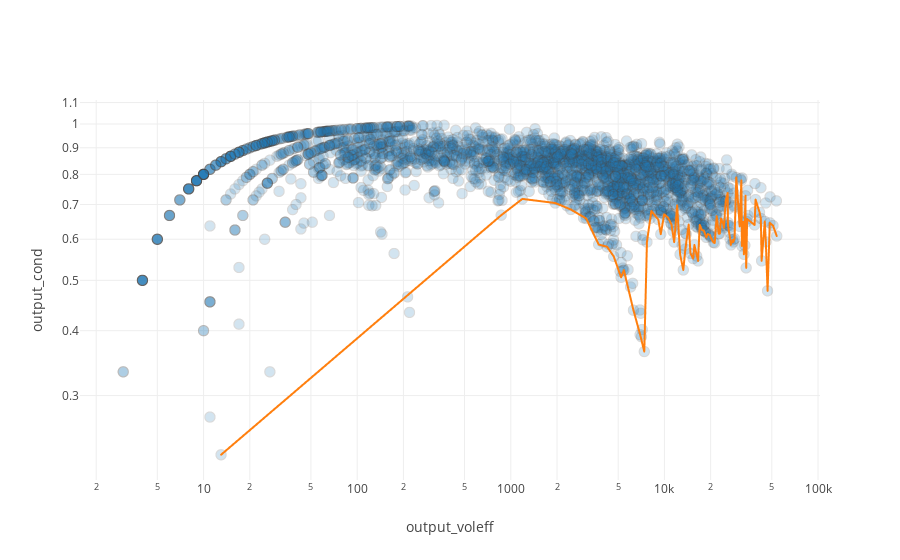
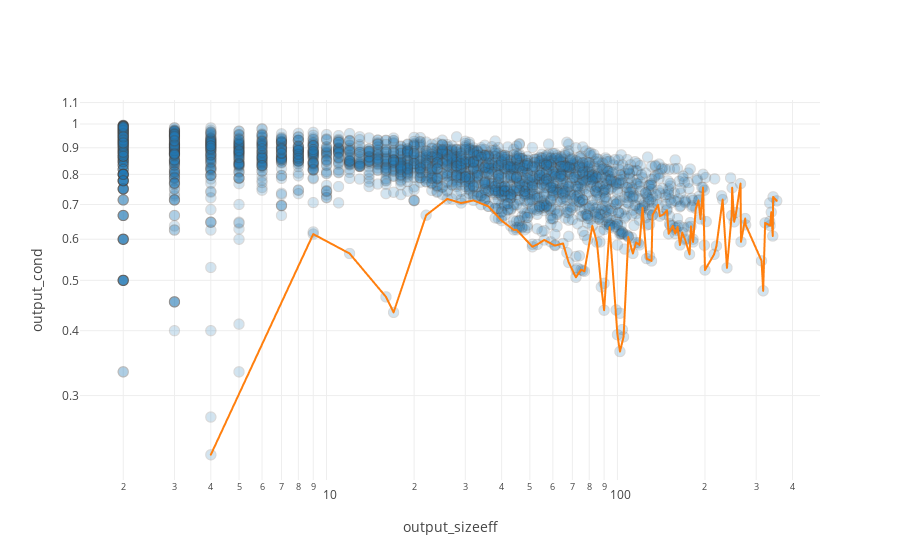
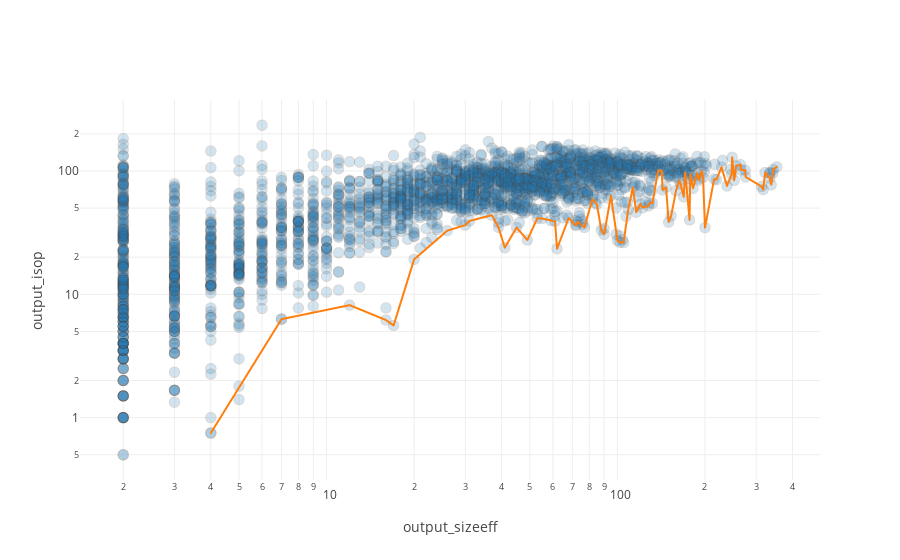

Write notebook code for charts like these, in order.
### Code cell
ncp_plots = NCPPlots(ncp_instance)
fig1 = ncp_plots.cond_by_vol_itrv(alpha=0.2)
fig2 = ncp_plots.cond_by_size_itrv(alpha=0.2)
fig3 = ncp_plots.isop_by_size_itrv(alpha=0.2)

### Figure 1 — Plotly figure (JSON) as saved in the notebook; plotly's stock layout.template omitted (floating-point values rounded to 4 significant figures; data arrays with more than 128 entries replaced by an {"elided": "..."} marker saying what was removed)
{"data": [{"marker": {"line": {"width": 1}, "opacity": 0.2, "size": 10}, "mode": "markers", "name": "Points", "text": {"elided": "2579 str values"}, "type": "scattergl", "x": {"elided": "2579 int values"}, "y": {"elided": "2579 float values"}}, {"mode": "lines", "name": "Line", "text": ["index: 1858", "index: 43", "index: 748", "index: 282", "index: 845", "index: 2401", "index: 1168", "index: 1754", "index: 1213", "index: 2280", "index: 1818", "index: 1716", "index: 946", "index: 589", "index: 1291", "index: 723", "index: 1396", "index: 358", "index: 1100", "index: 1676", "index: 1250", "index: 2491", "index: 1230", "index: 1813", "index: 350", "index: 2012", "index: 1572", "index: 100", "index: 2478", "index: 2002", "index: 2249", "index: 2454", "index: 1299", "index: 1783", "index: 1020", "index: 1645", "index: 539", "index: 2318", "index: 2143", "index: 422", "index: 1819", "index: 189", "index: 1584", "index: 1538", "index: 1836", "index: 731", "index: 574", "index: 260", "index: 776", "index: 1186", "index: 895", "index: 1941", "index: 1962", "index: 512", "index: 959", "index: 1151", "index: 831", "index: 836", "index: 2205", "index: 1832", "index: 1433", "index: 1890", "index: 1897", "index: 2237", "index: 1005", "index: 1549", "index: 2221", "index: 1559", "index: 1675", "index: 2056", "index: 2133", "index: 2031", "index: 1733", "index: 1761"], "type": "scattergl", "x": [13, 866, 1189, 1949, 2459, 3096, 3731, 4236, 4676, 5223, 5445, 6285, 6952, 7394, 7695, 8221, 9125, 9467, 9964, 10568, 11108, 11576, 12102, 12651, 13267, 13691, 14383, 14783, 15394, 15677, 16555, 16971, 17616, 18015, 18746, 19151, 19828, 19955, 20831, 21248, 21891, 22568, 22952, 23373, 24148, 24376, 25067, 25803, 25924, 26791, 27091, 27952, 28062, 28618, 29365, 30890, 31687, 31934, 32591, 32926, 33723, 34067, 34544, 38625, 39201, 41651, 42437, 42923, 45017, 45707, 46933, 48522, 50900, 53858], "y": [0.2308, 0.6674, 0.7174, 0.7045, 0.6844, 0.6576, 0.5862, 0.5803, 0.556, 0.5068, 0.5232, 0.438, 0.393, 0.3646, 0.5925, 0.6798, 0.6546, 0.6136, 0.67, 0.6601, 0.641, 0.5924, 0.6974, 0.5611, 0.5235, 0.5743, 0.6403, 0.5633, 0.5506, 0.585, 0.5449, 0.6394, 0.6243, 0.624, 0.6049, 0.6142, 0.6109, 0.6062, 0.5916, 0.5901, 0.6646, 0.6148, 0.6152, 0.6576, 0.6431, 0.6313, 0.7119, 0.7365, 0.6383, 0.6002, 0.585, 0.5986, 0.5928, 0.6014, 0.7888, 0.6352, 0.7786, 0.5824, 0.6483, 0.5612, 0.7274, 0.5285, 0.6564, 0.6392, 0.7153, 0.6759, 0.6577, 0.5453, 0.6492, 0.5931, 0.4773, 0.6452, 0.6374, 0.6086]}], "layout": {"showlegend": false, "xaxis": {"autorange": true, "title": "output_voleff", "type": "log"}, "yaxis": {"autorange": true, "title": "output_cond", "type": "log"}}}

### Figure 2 — Plotly figure (JSON) as saved in the notebook; plotly's stock layout.template omitted (floating-point values rounded to 4 significant figures; data arrays with more than 128 entries replaced by an {"elided": "..."} marker saying what was removed)
{"data": [{"marker": {"line": {"width": 1}, "opacity": 0.2, "size": 10}, "mode": "markers", "name": "Points", "text": {"elided": "2579 str values"}, "type": "scattergl", "x": {"elided": "2579 int values"}, "y": {"elided": "2579 float values"}}, {"mode": "lines", "name": "Line", "text": ["index: 1858", "index: 1281", "index: 1170", "index: 969", "index: 1216", "index: 43", "index: 748", "index: 282", "index: 1183", "index: 228", "index: 1472", "index: 1340", "index: 161", "index: 1754", "index: 1168", "index: 942", "index: 2151", "index: 666", "index: 2459", "index: 2280", "index: 1141", "index: 765", "index: 1899", "index: 1291", "index: 257", "index: 1716", "index: 771", "index: 946", "index: 589", "index: 2175", "index: 2318", "index: 100", "index: 2143", "index: 2002", "index: 1288", "index: 2478", "index: 2249", "index: 1346", "index: 1869", "index: 1819", "index: 2466", "index: 400", "index: 189", "index: 1767", "index: 1584", "index: 2084", "index: 895", "index: 2568", "index: 1941", "index: 1813", "index: 1151", "index: 1962", "index: 2577", "index: 177", "index: 1897", "index: 1551", "index: 350", "index: 1832", "index: 836", "index: 1005", "index: 1890", "index: 1845", "index: 1617", "index: 2205", "index: 1549", "index: 349", "index: 2056", "index: 2221", "index: 2237", "index: 1559", "index: 2133", "index: 2031", "index: 1733", "index: 2487", "index: 1761", "index: 2136", "index: 306"], "type": "scattergl", "x": [4, 9, 12, 16, 17, 22, 26, 29, 32, 36, 40, 44, 45, 51, 53, 56, 61, 65, 68, 72, 75, 77, 82, 85, 88, 90, 94, 100, 102, 105, 109, 113, 116, 119, 122, 126, 131, 132, 138, 140, 144, 148, 150, 155, 158, 161, 164, 167, 171, 177, 179, 182, 186, 190, 193, 197, 200, 215, 219, 230, 238, 247, 248, 252, 256, 265, 266, 275, 276, 313, 317, 322, 335, 338, 342, 343, 353], "y": [0.2308, 0.6138, 0.5632, 0.4648, 0.4338, 0.6674, 0.7174, 0.7045, 0.7125, 0.6942, 0.6515, 0.6256, 0.6256, 0.5803, 0.5862, 0.5979, 0.5834, 0.5889, 0.5412, 0.5068, 0.5243, 0.5205, 0.6366, 0.5925, 0.4857, 0.438, 0.6326, 0.393, 0.3646, 0.3894, 0.6062, 0.5633, 0.5916, 0.585, 0.6897, 0.5506, 0.5449, 0.6673, 0.6989, 0.6646, 0.6699, 0.6822, 0.6148, 0.6369, 0.6152, 0.6334, 0.585, 0.6181, 0.5986, 0.5611, 0.6352, 0.5928, 0.6878, 0.7127, 0.6564, 0.7547, 0.5235, 0.5612, 0.5824, 0.7153, 0.5285, 0.6666, 0.754, 0.6483, 0.6759, 0.7678, 0.5931, 0.6577, 0.6392, 0.5453, 0.4773, 0.6452, 0.6374, 0.6765, 0.6086, 0.724, 0.7113]}], "layout": {"showlegend": false, "xaxis": {"autorange": true, "title": "output_sizeeff", "type": "log"}, "yaxis": {"autorange": true, "title": "output_cond", "type": "log"}}}

### Figure 3 — Plotly figure (JSON) as saved in the notebook; plotly's stock layout.template omitted (floating-point values rounded to 4 significant figures; data arrays with more than 128 entries replaced by an {"elided": "..."} marker saying what was removed)
{"data": [{"marker": {"line": {"width": 1}, "opacity": 0.2, "size": 10}, "mode": "markers", "name": "Points", "text": {"elided": "2579 str values"}, "type": "scattergl", "x": {"elided": "2579 int values"}, "y": {"elided": "2579 float values"}}, {"mode": "lines", "name": "Line", "text": ["index: 1858", "index: 976", "index: 1170", "index: 969", "index: 1216", "index: 1042", "index: 748", "index: 1319", "index: 1297", "index: 2170", "index: 1497", "index: 84", "index: 1631", "index: 1838", "index: 1168", "index: 57", "index: 710", "index: 1043", "index: 2459", "index: 1213", "index: 1642", "index: 765", "index: 1965", "index: 1291", "index: 257", "index: 1716", "index: 41", "index: 946", "index: 589", "index: 2175", "index: 1937", "index: 100", "index: 993", "index: 498", "index: 2286", "index: 1100", "index: 1250", "index: 1079", "index: 1869", "index: 1137", "index: 199", "index: 1667", "index: 1263", "index: 819", "index: 1299", "index: 2503", "index: 1363", "index: 269", "index: 1941", "index: 1813", "index: 2367", "index: 1928", "index: 1441", "index: 1571", "index: 2168", "index: 1551", "index: 350", "index: 1832", "index: 836", "index: 1433", "index: 1890", "index: 1845", "index: 1617", "index: 2205", "index: 1549", "index: 349", "index: 2056", "index: 2221", "index: 2237", "index: 1559", "index: 2133", "index: 2031", "index: 1675", "index: 2487", "index: 1761", "index: 2136", "index: 306"], "type": "scattergl", "x": [4, 7, 12, 16, 17, 20, 26, 30, 31, 37, 39, 41, 45, 49, 53, 55, 61, 62, 68, 72, 73, 77, 82, 85, 88, 90, 95, 100, 102, 105, 109, 113, 116, 120, 122, 128, 129, 132, 138, 142, 143, 147, 150, 153, 159, 163, 165, 169, 171, 177, 178, 182, 188, 191, 195, 197, 200, 215, 219, 228, 238, 247, 248, 252, 256, 265, 266, 275, 276, 313, 317, 322, 334, 338, 342, 343, 353], "y": [0.75, 6.286, 8.167, 6.188, 5.588, 19.2, 32.81, 36.43, 39.32, 43.81, 34.95, 23.85, 34.8, 27.51, 41.26, 41.2, 39.02, 23.4, 41.63, 36.11, 38.75, 34.84, 59.18, 53.64, 33.25, 30.59, 62.94, 27.32, 26.43, 26.25, 48.92, 73.69, 46.28, 54.13, 50.27, 52.16, 55.19, 54.75, 101.0, 100.4, 70.17, 73.81, 38.46, 43.22, 69.17, 83.33, 78.19, 61.66, 97.85, 40.11, 94.18, 72.38, 96.38, 84.02, 100.4, 88.51, 34.73, 85.94, 84.92, 107.6, 75.65, 94.41, 129.1, 83.85, 110.0, 112.5, 101.9, 101.5, 89.46, 74.78, 70.67, 97.22, 87.49, 77.28, 95.84, 102.8, 108.0]}], "layout": {"showlegend": false, "xaxis": {"autorange": true, "title": "output_sizeeff", "type": "log"}, "yaxis": {"autorange": true, "title": "output_isop", "type": "log"}}}
